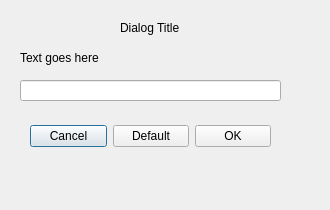
<?xml version="1.0" encoding="UTF-8"?>
<ui version="4.0">
 <class>forcequitDialog</class>
 <widget class="QDialog" name="forcequitDialog">
  <property name="geometry">
   <rect>
    <x>0</x>
    <y>0</y>
    <width>330</width>
    <height>210</height>
   </rect>
  </property>
  <property name="minimumSize">
   <size>
    <width>330</width>
    <height>210</height>
   </size>
  </property>
  <property name="maximumSize">
   <size>
    <width>330</width>
    <height>210</height>
   </size>
  </property>
  <property name="windowTitle">
   <string/>
  </property>
  <widget class="QLineEdit" name="packagename">
   <property name="geometry">
    <rect>
     <x>20</x>
     <y>80</y>
     <width>261</width>
     <height>21</height>
    </rect>
   </property>
   <property name="toolTip">
    <string>This string is passed to Android to start or stop an Application</string>
   </property>
   <property name="clearButtonEnabled">
    <bool>true</bool>
   </property>
  </widget>
  <widget class="QLabel" name="title">
   <property name="geometry">
    <rect>
     <x>120</x>
     <y>20</y>
     <width>141</width>
     <height>16</height>
    </rect>
   </property>
   <property name="text">
    <string>Dialog Title</string>
   </property>
  </widget>
  <widget class="QLabel" name="explainLabel">
   <property name="geometry">
    <rect>
     <x>20</x>
     <y>50</y>
     <width>231</width>
     <height>16</height>
    </rect>
   </property>
   <property name="text">
    <string>Text goes here</string>
   </property>
  </widget>
  <widget class="QRadioButton" name="spmcButton">
   <property name="geometry">
    <rect>
     <x>90</x>
     <y>480</y>
     <width>57</width>
     <height>20</height>
    </rect>
   </property>
   <property name="toolTip">
    <string>&lt;html&gt;&lt;head/&gt;&lt;body&gt;&lt;p&gt;SPMC media center&lt;/p&gt;&lt;/body&gt;&lt;/html&gt;</string>
   </property>
   <property name="text">
    <string>SPMC</string>
   </property>
  </widget>
  <widget class="QWidget" name="layoutWidget">
   <property name="geometry">
    <rect>
     <x>30</x>
     <y>400</y>
     <width>65</width>
     <height>39</height>
    </rect>
   </property>
   <layout class="QVBoxLayout" name="verticalLayout">
    <item>
     <widget class="QRadioButton" name="kodiButton">
      <property name="toolTip">
       <string>&lt;html&gt;&lt;head/&gt;&lt;body&gt;&lt;p&gt;Kodi media center&lt;/p&gt;&lt;/body&gt;&lt;/html&gt;</string>
      </property>
      <property name="text">
       <string>Kodi</string>
      </property>
      <property name="checked">
       <bool>true</bool>
      </property>
     </widget>
    </item>
    <item>
     <widget class="QRadioButton" name="otherButton">
      <property name="toolTip">
       <string>&lt;html&gt;&lt;head/&gt;&lt;body&gt;&lt;p&gt;Fill in file path and package name&lt;/p&gt;&lt;/body&gt;&lt;/html&gt;</string>
      </property>
      <property name="text">
       <string>Other </string>
      </property>
     </widget>
    </item>
   </layout>
  </widget>
  <widget class="QWidget" name="layoutWidget">
   <property name="geometry">
    <rect>
     <x>30</x>
     <y>120</y>
     <width>241</width>
     <height>32</height>
    </rect>
   </property>
   <layout class="QHBoxLayout" name="horizontalLayout">
    <item>
     <widget class="QPushButton" name="fqcancelButton">
      <property name="toolTip">
       <string>Cancel</string>
      </property>
      <property name="text">
       <string>Cancel</string>
      </property>
     </widget>
    </item>
    <item>
     <widget class="QPushButton" name="pushButton">
      <property name="toolTip">
       <string>&lt;html&gt;&lt;head/&gt;&lt;body&gt;&lt;p&gt;Restore default value&lt;/p&gt;&lt;/body&gt;&lt;/html&gt;</string>
      </property>
      <property name="text">
       <string>Default</string>
      </property>
     </widget>
    </item>
    <item>
     <widget class="QPushButton" name="fqokButton">
      <property name="toolTip">
       <string>Execute command</string>
      </property>
      <property name="text">
       <string>OK</string>
      </property>
     </widget>
    </item>
   </layout>
  </widget>
 </widget>
 <resources/>
 <connections>
  <connection>
   <sender>fqokButton</sender>
   <signal>clicked()</signal>
   <receiver>forcequitDialog</receiver>
   <slot>accept()</slot>
   <hints>
    <hint type="sourcelabel">
     <x>82</x>
     <y>173</y>
    </hint>
    <hint type="destinationlabel">
     <x>132</x>
     <y>118</y>
    </hint>
   </hints>
  </connection>
  <connection>
   <sender>fqcancelButton</sender>
   <signal>clicked()</signal>
   <receiver>forcequitDialog</receiver>
   <slot>reject()</slot>
   <hints>
    <hint type="sourcelabel">
     <x>165</x>
     <y>173</y>
    </hint>
    <hint type="destinationlabel">
     <x>132</x>
     <y>118</y>
    </hint>
   </hints>
  </connection>
 </connections>
</ui>
